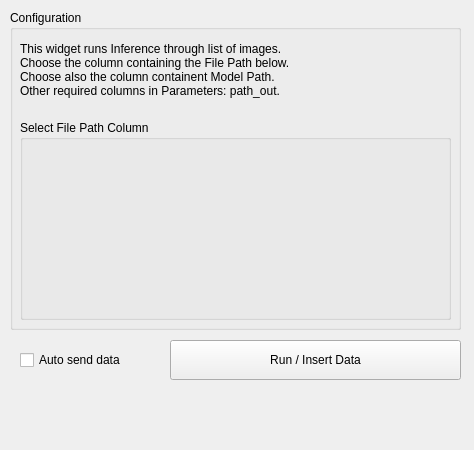
<?xml version="1.0" encoding="UTF-8"?>
<ui version="4.0">
 <class>Form</class>
 <widget class="QWidget" name="Form">
  <property name="geometry">
   <rect>
    <x>0</x>
    <y>0</y>
    <width>474</width>
    <height>450</height>
   </rect>
  </property>
  <property name="minimumSize">
   <size>
    <width>474</width>
    <height>450</height>
   </size>
  </property>
  <property name="maximumSize">
   <size>
    <width>474</width>
    <height>450</height>
   </size>
  </property>
  <property name="windowTitle">
   <string>Anomalib Inference</string>
  </property>
  <widget class="QCheckBox" name="checkBox_send">
   <property name="geometry">
    <rect>
     <x>20</x>
     <y>340</y>
     <width>131</width>
     <height>40</height>
    </rect>
   </property>
   <property name="text">
    <string>Auto send data</string>
   </property>
  </widget>
  <widget class="QPushButton" name="pushButton_run">
   <property name="geometry">
    <rect>
     <x>170</x>
     <y>340</y>
     <width>291</width>
     <height>40</height>
    </rect>
   </property>
   <property name="text">
    <string>Run / Insert Data</string>
   </property>
  </widget>
  <widget class="QGroupBox" name="groupBox">
   <property name="geometry">
    <rect>
     <x>10</x>
     <y>10</y>
     <width>451</width>
     <height>320</height>
    </rect>
   </property>
   <property name="title">
    <string>Configuration</string>
   </property>
   <widget class="QLabel" name="Description">
    <property name="geometry">
     <rect>
      <x>10</x>
      <y>20</y>
      <width>431</width>
      <height>80</height>
     </rect>
    </property>
    <property name="text">
     <string>This widget runs Inference through list of images.
Choose the column containing the File Path below.
Choose also the column containent Model Path.
Other required columns in Parameters: path_out.</string>
    </property>
    <property name="wordWrap">
     <bool>true</bool>
    </property>
   </widget>
   <widget class="QGroupBox" name="groupVariable">
    <property name="geometry">
     <rect>
      <x>10</x>
      <y>110</y>
      <width>431</width>
      <height>200</height>
     </rect>
    </property>
    <property name="title">
     <string>Select File Path Column</string>
    </property>
    <widget class="QWidget" name="placeholder" native="true">
     <property name="geometry">
      <rect>
       <x>10</x>
       <y>30</y>
       <width>411</width>
       <height>160</height>
      </rect>
     </property>
    </widget>
   </widget>

  </widget>

 </widget>

 <resources/>
 <connections/>
</ui>
